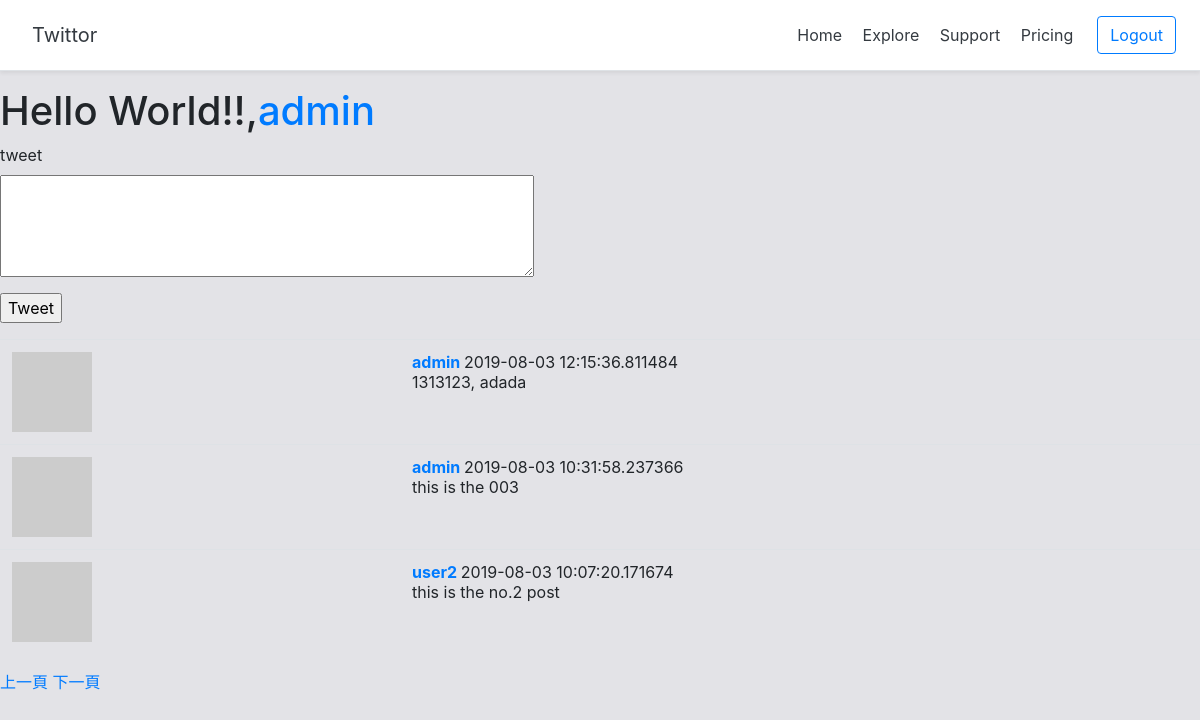
Page /index?page=2 (signed in) on the committed database.
### twittor/models/user.py (models this page shows, shortened)
class User(UserMixin,db.Model): #讓User繼承UserMixin的方法
    id = db.Column(db.Integer, primary_key=True)
    username = db.Column(db.String(64), unique=True, index=True) # unique=True全域唯一
    email = db.Column(db.String(64), unique=True, index=True)
    password_hash = db.Column(db.String(128))
    phone = db.Column(db.String(32))
    tax= db.Column(db.String(32))
    about_me = db.Column(db.String(256))
    create_time= db.Column(db.DateTime, default=datetime.utcnow)
    is_activated = db.Column(db.Boolean , default=False)
    tweets = db.relationship("Tweet",backref="author",lazy="dynamic")
    followed = db.relationship(
        'User', secondary=followers,
        primaryjoin=(followers.c.follower_id == id),
        secondaryjoin=(followers.c.followed_id == id),
        backref=db.backref('followers', lazy='dynamic'), lazy='dynamic')
    def avatar(self, size=80):
        md5_digest = md5(self.email.lower().encode('utf-8')).hexdigest()
        return 'https://www.gravatar.com/avatar/{}?d=identicon&s={}'.format(md5_digest, size)
    def own_and_followed_tweets(self):
        followed = Tweet.query.join( #從數據庫中所有的文
            followers,(followers.c.followed_id == Tweet.user_id)).filter(followers.c.follower_id == self.id) #篩選出關注的人的推文
        own = Tweet.query.filter_by(user_id=self.id) #本人發的推文
        return followed.union(own).order_by(Tweet.create_time.desc())

### twittor/models/tweet.py (models this page shows, shortened)
class Tweet(db.Model):
    id = db.Column(db.Integer, primary_key=True)
    body= db.Column(db.String(140))
    create_time= db.Column(db.DateTime, default=datetime.utcnow)
    user_id= db.Column(db.Integer, db.ForeignKey('user.id'))

### twittor/route.py (the view)
@login_required #為index加上login_required裝飾器 讓尚未登入的用戶無法觀看 再配合__init__裡的login_manager.login_view = 'login'
def index():
    form=TweetForm()
    if form.validate_on_submit():
        t = Tweet(body=form.tweet.data, author=current_user) #Tweet表單
        db.session.add(t)
        db.session.commit()
        return redirect(url_for('index'))
    title="Twittor首頁"
    page_num = int(request.args.get('page') or 1)  #接收網址get的?page=頁數 默認在第一頁_
    tweets = current_user.own_and_followed_tweets().paginate(
        page=page_num, per_page=current_app.config['TWEET_PER_PAGE'], error_out=False)
    next_url=url_for('index',page=tweets.next_num) if tweets.has_next else None
    prev_url=url_for('index',page=tweets.prev_num) if tweets.has_prev else None
    return render_template('index.html', tweets=tweets.items, title=title ,form=form, next_url=next_url , prev_url=prev_url )

### twittor/forms.py
class TweetForm(FlaskForm):
    tweet = TextAreaField('tweet',validators=[DataRequired(),Length(min=1, max=140)])
    submit = SubmitField('Tweet')

### twittor/models/user.py (called while the page is built)
@login_manager.user_loader #login的方法
def load_user(id):
    return User.query.get(int(id)) #把id字串轉成數值

### twittor/templates/index.html (shortened to what this page needs)
{% extends "base.html" %}
{% block content %}
        <h1>Hello World!!,<a href="/{{current_user.username}}">{{current_user.username}}</a></h1>
        <form action="" method="post">
                <p>
                        {{ form.tweet.label }}<br>
                        {{ form.tweet(cols=50, rows=4) }}<br>
                </p>
                <p>{{ form.submit() }}</p>
        </form>
        {% include '_tweets.html'%}
        {% if prev_url %}
        <a href="{{ prev_url }}">上一頁</a>
        {% endif %}
        {% if next_url %}
        <a href="{{ next_url }}">下一頁</a>
        {% endif %}
{% endblock %}

### twittor/templates/base.html (shortened to what this page needs)
<html>
    <head>
        <link rel="stylesheet" href="https://stackpath.bootstrapcdn.com/bootstrap/4.3.1/css/bootstrap.min.css">
    </head>
    <body style="background-color: #e3e3e7">
        <div class="sticky-top d-flex flex-column flex-md-row align-items-center p-3 px-md-4 mb-3 bg-white border-bottom shadow-sm">
                <h5 class="my-0 mr-md-auto font-weight-normal">
                    <a class="p-2 text-dark" href="{{ url_for('index')}}">Twittor</a>
                </h5>
                <nav class="my-2 my-md-0 mr-md-3">
                <a class="p-2 text-dark" href="{{ url_for('index')}}">Home</a>
                <a class="p-2 text-dark" href="{{ url_for('explore')}}">Explore</a>
                <a class="p-2 text-dark" href="#">Support</a>
                <a class="p-2 text-dark" href="#">Pricing</a>
                </nav>
                {% if current_user.is_anonymous %}
                <a class="btn btn-outline-primary" href="{{ url_for('login')}}">Login</a>
                {% else %}
                <a class="btn btn-outline-primary" href="{{ url_for('logout')}}">Logout</a>
                {% endif %}
            </div>
        {% block content %} {% endblock %}
    </body>
</html>

### twittor/templates/_tweets.html
<table class="table table-hover">
{% for tweet in tweets %}
        <tr>
            <td><img src="{{ tweet.author.avatar(50) }}" alt=""></td>
            <td class="col-md-8 align-left"><p><b><a href="{{ url_for('profile',username=tweet.author.username)}}">
                {{ tweet.author.username }} </a></b> {{ tweet.create_time }}
                <br>{{ tweet.body }}</p></td>
        </tr>
{% endfor %}
</table>

### rows in the picture
User: username "admin"
Tweet: author.username "admin", create_time "2019-08-03 12:15:36.811484", body "1313123, adada"
Tweet: author.username "admin", create_time "2019-08-03 10:31:58.237366", body "this is the 003"
Tweet: author.username "user2", create_time "2019-08-03 10:07:20.171674", body "this is the no.2 post"
